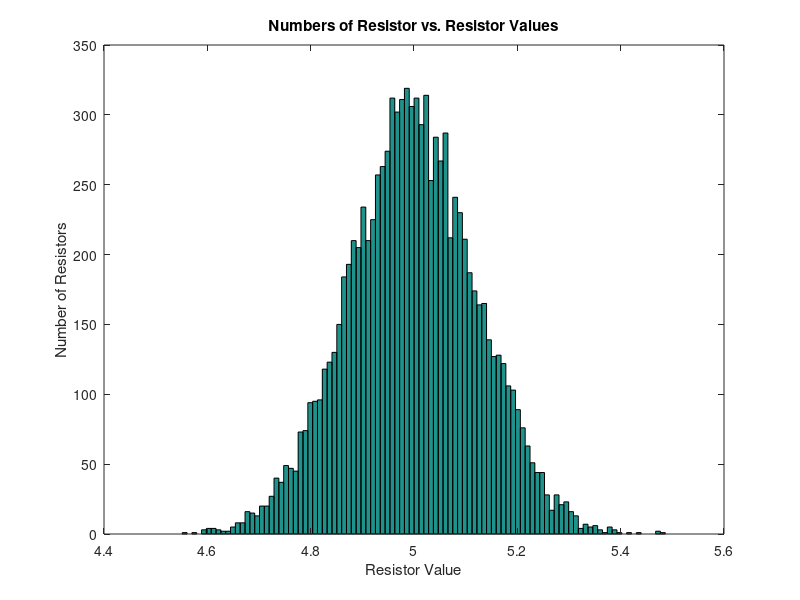
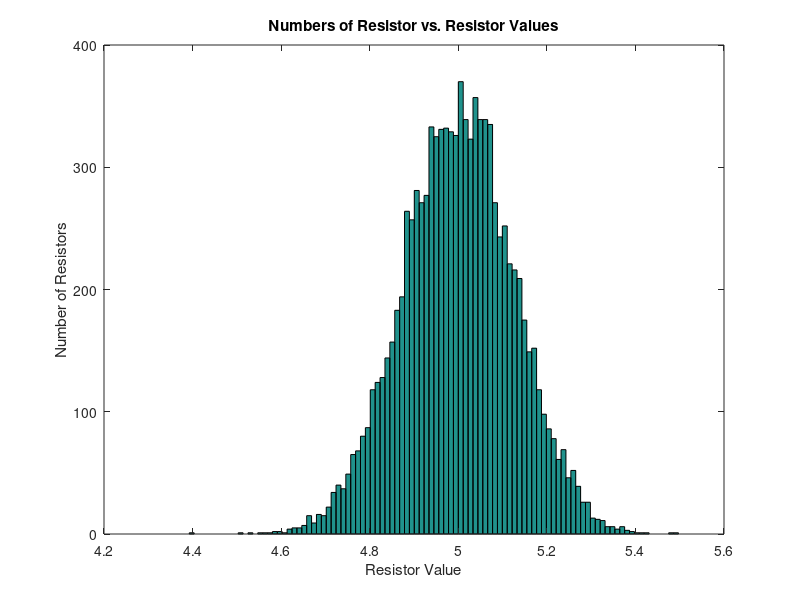

Reproduce these figures in MATLAB, in order.
clear;clc;

Res1 = input('What is the value of resistor 1?');
Res2 = input('What is the value of resistor 2?');
Tol1 = input('What is the tolerance of resistor 1?');
Tol2 = input('What is the tolerance of resistor 2?');
SoVol = input('What is the source voltage?');
AVT1 = input('What is the acceptable voltage tolerance on resistor 1 in percent value?');
AVT2 = input('What is the acceptable voltage tolerance on resistor 2 in percent value?');

Tol1 = Tol1/100;
Tol2 = Tol2/100;
AVT1 = AVT1/100;
AVT2 = AVT2/100;

R1min = Res1 - (Res1 * Tol1);
R1max = Res1 + (Res1 * Tol1);
R2min = Res2 - (Res2 * Tol2);
R2max = Res2 + (Res2 * Tol2);
Range1 = linspace(R1min, R1max, 500);
Range2 = linspace(R2min, R2max, 500);

Voltage1 = (Res1/(Res1 + Res2))*SoVol;
Voltage2 = (Res2/(Res1 + Res2))*SoVol;
Volt_1_min = Voltage1 - (Voltage1 * AVT1);
Volt_1_max = Voltage1 + (Voltage1 * AVT1);
Volt_2_min = Voltage2 - (Voltage2 * AVT2);
Volt_2_max = Voltage2 + (Voltage2 * AVT2);

Results = zeros(500,500);
row = 1;

for R1 = linspace(R1min, R1max, 500);
    col = 1;
    for R2 = linspace(R2min, R2max, 500);
        CalcVolt1 = (R1/(R1 + R2)) * SoVol;
        CalcVolt2 = (R2/(R1 + R2)) * SoVol;
        
        if ((CalcVolt1 >= Volt_1_min) && (CalcVolt1 <= Volt_1_max)) && ((CalcVolt2 >= Volt_2_min) && (CalcVolt2 <= Volt_2_max))
            Results(row,col) = 255;
        end
       col = col + 1;
    end
    row = row + 1;
end

imshow(uint8(Results))

Vector_1 = 1:10000;
Vector_2 = 1:10000;
BadC1 = 0;
BadC2 = 0;

for k = 1:10000
    Vector_1(k) = Res1 + (Tol1 * Res1)/2 * randn(1);
    Vector_2(k) = Res2 + (Tol2 * Res2)/2 * randn(1);
    if (Vector_1(k)> Volt_1_max) || (Vector_1(k) < Volt_1_min)
        BadC1 = BadC1 + 1;
    end
    if (Vector_2(k) > Volt_2_max) || (Vector_2(k) < Volt_2_min)
        BadC2 = BadC2 + 1;
    end
   
end
BadC_Total = BadC1 + BadC2;

figure; hist(Vector_1,100);
xlabel('Resistor Value')
ylabel('Number of Resistors')
title('Numbers of Resistor vs. Resistor Values')
figure; hist(Vector_2,100);
xlabel('Resistor Value')
ylabel('Number of Resistors')
title('Numbers of Resistor vs. Resistor Values')

BadProb = (BadC_Total/10000)*100;
disp('Probability of Bad Circuit = ')
disp(BadProb)